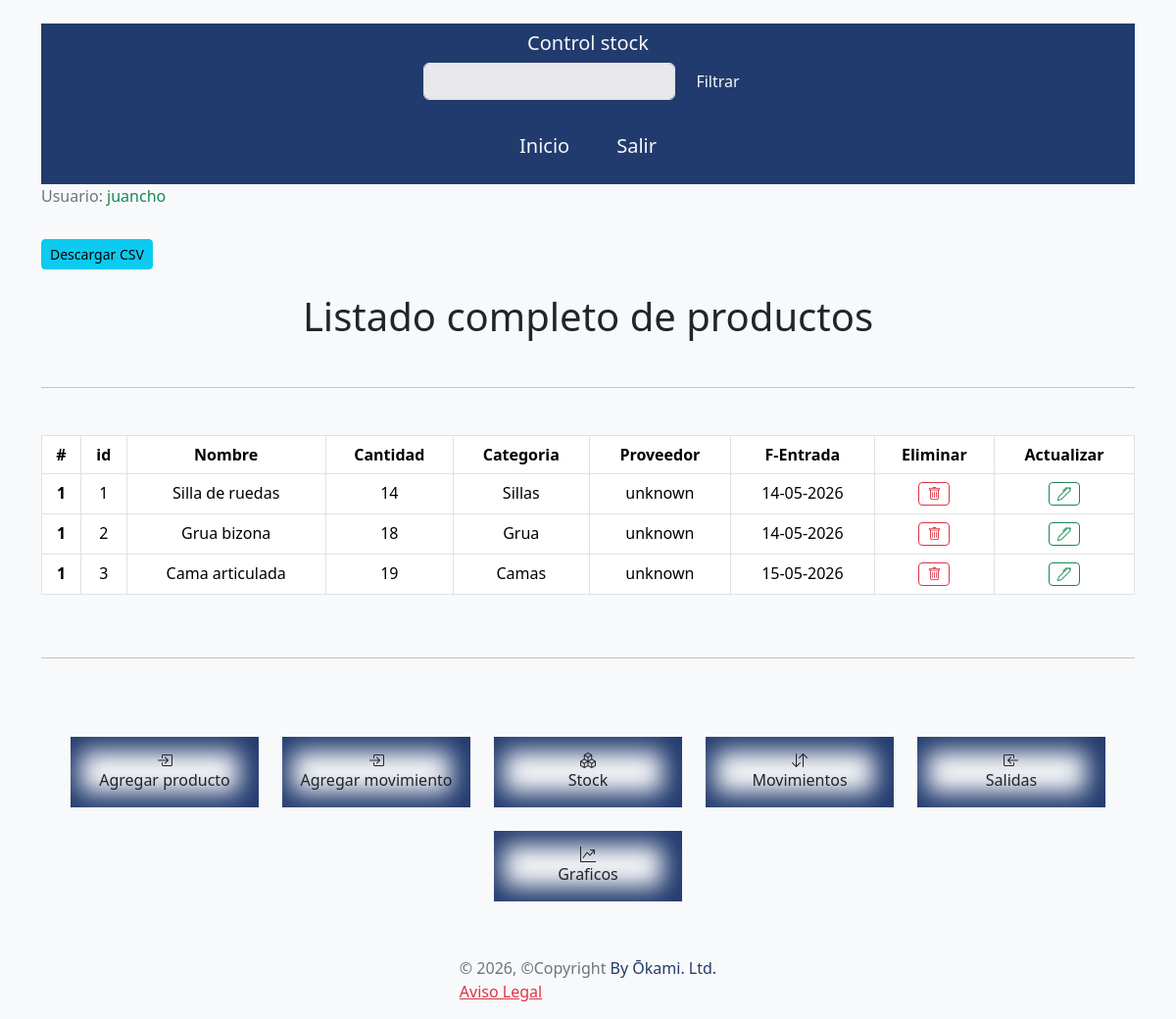
Screenshot of /products/ (signed in) with the database file from the repository.
### products/models.py (models this page shows, shortened)
class Products(models.Model):
    product = models.ForeignKey(User,  on_delete=models.CASCADE, related_name="products", verbose_name=("Producto"))
    product_name = models.CharField(max_length=50, blank=True, verbose_name=("Nombre"))
    category = models.CharField(max_length=100, blank=True, verbose_name=("Categoria"))
    supplier = models.CharField(max_length=50, blank=True, verbose_name=("Proveedor"))
    timestamp  = models.DateTimeField(auto_now_add=True, blank=True, null=True, verbose_name=("Fecha"))
    stock = models.PositiveIntegerField(default=0, validators=[MinValueValidator(0)], verbose_name=("Stock/Cantidad"))
    class Meta:
        verbose_name = 'Producto'
        verbose_name_plural = 'Productos'

### products/views.py (the view)
# urls.py: path('products/', ProductsListView.as_view(), name="products_list"),
@method_decorator(login_required, name="dispatch")
class ProductsListView(ListView):
    model = Products
    template_name = "products/products_list.html"
    context_object_name = "products"

### core/templates/products/products_list.html (shortened to what this page needs)
{% extends 'general/layout.html' %}
{% block content %}
<section class="mb-5">
  {% include "_includes/_csv.html" %}
  <h1 class="display-6  text-center mb-5">Listado completo de productos</h1>
  <hr>
  <div class="table-responsive table-sm mt-5">
    <table class="table table-bordered table-hover">
      <thead>
        <tr class="text-center">
          <th scope="col">#</th>
          <th scope="col">id</th>
          <th scope="col">Nombre</th>
          <th scope="col">Cantidad</th>
          <th scope="col">Categoria</th>
          <th scope="col">Proveedor</th>
          <th scope="col">F-Entrada</th>
          <th scope="col">Eliminar</th>
          <th scope="col">Actualizar</th>
        </tr>
      </thead>
      <tbody>
        {% for product in products %}
          {% include  '_includes/_products.html' %}
        {% endfor %}
      </tbody>
    </table>
  </div>
</section>
<hr>
{% endblock %}

### core/templates/_includes/_header.html (shortened to what this page needs)
{% load static %}
<header class=" mb-4 mt-4 ">
    <nav class="navbar navbar-expand-lg navbar-dark">
       <div class="container-fluid d-flex flex-column">
            <div class="">
                <h5 class="text-center text-light">Control stock</h5>
                <form class="d-flex" role="search" action="{% url "search" %}" method="get">
                    <input id="django-form-input"  name="search"  class="form-control me-2" type="search"  aria-label="Search"/>
                    <button class="btn text-light"  type="submit">Filtrar</button>
                </form>
            </div>
            <section class="offcanvas offcanvas-start bg-dark " id="sidebar" tabindex="-1">
                <div class="offcanvas-body d-flex flex-column justify-content-between px-0">
                    <ul class="navbar-nav fs-5 justify-content-evenly">
                        <li class="nav-item px-3 py-2">
                            <a class="nav-link text-light" href="{% url 'home' %}">Inicio</a>
                        </li>
                        {% if request.user.is_authenticated %}
                            <li class="nav-item px-3 py-2">
                                <a class="nav-link text-light" href="{% url 'logout' %}">Salir</a>
                            </li>
                        {% endif %}
                    </ul>
                </div>
            </section>
        </div>
    </nav>
    {% if request.user.is_authenticated %}
        <p class="text-secondary">Usuario: <span class="text-success">{{ user.username }}</span></p>
    {% else %}
        <p class="text-secondary">Usuario: <span class="text-danger">No hay usuario registrado</span></p>
    {% endif %}
</header>

### core/templates/_includes/_products.html
<tr class="text-center">
    <th scope="row">1</th>
      <td>{{ product.id }}</td>
      <td>{{ product.product_name }}</td>
      <td>{{ product.stock }}</td>
      <td>{{ product.category }}</td>
      <td>{{ product.supplier }}</td>
      <td>{{ product.timestamp|date:"d-m-Y"}}</td>
      <td><a class="btn btn-sm btn-outline-danger" href="{% url 'product_delete' product.pk %}"><i class="bi bi-trash"></i></a></td>
      <td><a class="btn btn-sm btn-outline-success" href="{% url 'product_update' product.pk %}"><i class="bi bi-pen"></i></a></td>
</tr>

### core/static/css/styles.css (style rules this page uses)
.form-control { background-color: #e8e8eb; }
#django-form-input { background-color: #e8e8eb; }
.navbar { background-color: #223b6e; }

### rows the page displays
Products: id "1", product_name "Silla de ruedas", stock "14", category "Sillas", supplier "unknown", timestamp "14-05-2026"
Products: id "2", product_name "Grua bizona", stock "18", category "Grua", supplier "unknown", timestamp "14-05-2026"
Products: id "3", product_name "Cama articulada", stock "19", category "Camas", supplier "unknown", timestamp "15-05-2026"

### other values shown
{{ user.username }} "juancho"
